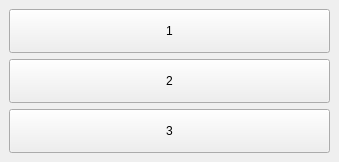
<?xml version="1.0" encoding="UTF-8"?>
<ui version="4.0">
 <class>MainWindow</class>
 <widget class="QMainWindow" name="MainWindow">
  <property name="geometry">
   <rect>
    <x>0</x>
    <y>0</y>
    <width>339</width>
    <height>162</height>
   </rect>
  </property>
  <property name="windowTitle">
   <string>MainWindow</string>
  </property>
  <widget class="QWidget" name="centralwidget">
   <layout class="QGridLayout" name="gridLayout">
    <item row="0" column="0">
     <widget class="QPushButton" name="pushBtn1_">
      <property name="sizePolicy">
       <sizepolicy hsizetype="Expanding" vsizetype="Expanding">
        <horstretch>0</horstretch>
        <verstretch>0</verstretch>
       </sizepolicy>
      </property>
      <property name="text">
       <string>1</string>
      </property>
     </widget>
    </item>
    <item row="1" column="0">
     <widget class="QPushButton" name="pushBtn2_">
      <property name="sizePolicy">
       <sizepolicy hsizetype="Expanding" vsizetype="Expanding">
        <horstretch>0</horstretch>
        <verstretch>0</verstretch>
       </sizepolicy>
      </property>
      <property name="text">
       <string>2</string>
      </property>
     </widget>
    </item>
    <item row="2" column="0">
     <widget class="QPushButton" name="pushBtn3_">
      <property name="sizePolicy">
       <sizepolicy hsizetype="Expanding" vsizetype="Expanding">
        <horstretch>0</horstretch>
        <verstretch>0</verstretch>
       </sizepolicy>
      </property>
      <property name="text">
       <string>3</string>
      </property>
     </widget>
    </item>
   </layout>
  </widget>
 </widget>
 <resources/>
 <connections/>
</ui>
